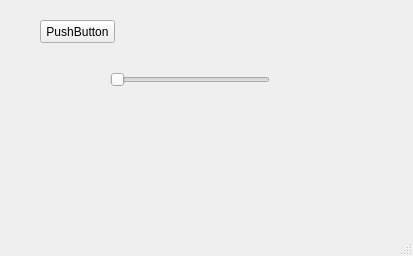
<?xml version="1.0" encoding="UTF-8"?>
<ui version="4.0">
 <class>MainWindow</class>
 <widget class="QMainWindow" name="MainWindow">
  <property name="geometry">
   <rect>
    <x>0</x>
    <y>0</y>
    <width>413</width>
    <height>256</height>
   </rect>
  </property>
  <property name="windowTitle">
   <string>MainWindow</string>
  </property>
  <widget class="QWidget" name="centralwidget">
   <widget class="QSlider" name="horizontalSlider_roll">
    <property name="geometry">
     <rect>
      <x>110</x>
      <y>70</y>
      <width>160</width>
      <height>19</height>
     </rect>
    </property>
    <property name="orientation">
     <enum>Qt::Horizontal</enum>
    </property>
   </widget>
   <widget class="QPushButton" name="pushButton">
    <property name="geometry">
     <rect>
      <x>40</x>
      <y>20</y>
      <width>75</width>
      <height>23</height>
     </rect>
    </property>
    <property name="text">
     <string>PushButton</string>
    </property>
   </widget>
  </widget>
  <widget class="QMenuBar" name="menubar">
   <property name="geometry">
    <rect>
     <x>0</x>
     <y>0</y>
     <width>413</width>
     <height>21</height>
    </rect>
   </property>
  </widget>
  <widget class="QStatusBar" name="statusbar"/>
 </widget>
 <resources/>
 <connections/>
</ui>
